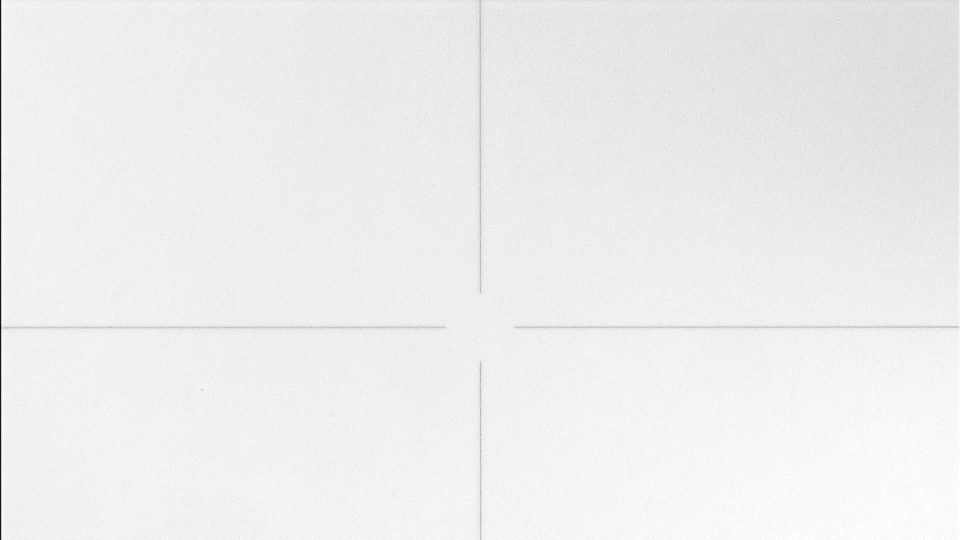
#> input picture opencv_frame_4_6.png, 1920 x 1080 px (shown at 1/2 size)
$ python erode_demo.py
#> lines starting #> are read from the running program, lines starting #| are printed output that depends on the picture; after the words box and inside, x2 and y2 are one past the last pixel; in counts of white or black regions, pixels touching at a corner belong together
import cv2.cv2 as cv
import numpy as np
import math
from skimage import morphology, draw
import matplotlib.pyplot as plt


def read_img_from_path(img_path):
#> called with img_path = 'opencv_frame_4_6.png'
    original = cv.imread(img_path, 0)
#> original is the input picture: shape (1080, 1920); min 0, max 255, mean 237.6
    img = original[0:1080, 3:1919]
    frame = cv.medianBlur(img, 3)
    frame = cv.GaussianBlur(frame, (3, 3), 0)
    frame = cv.bitwise_not(src=frame)
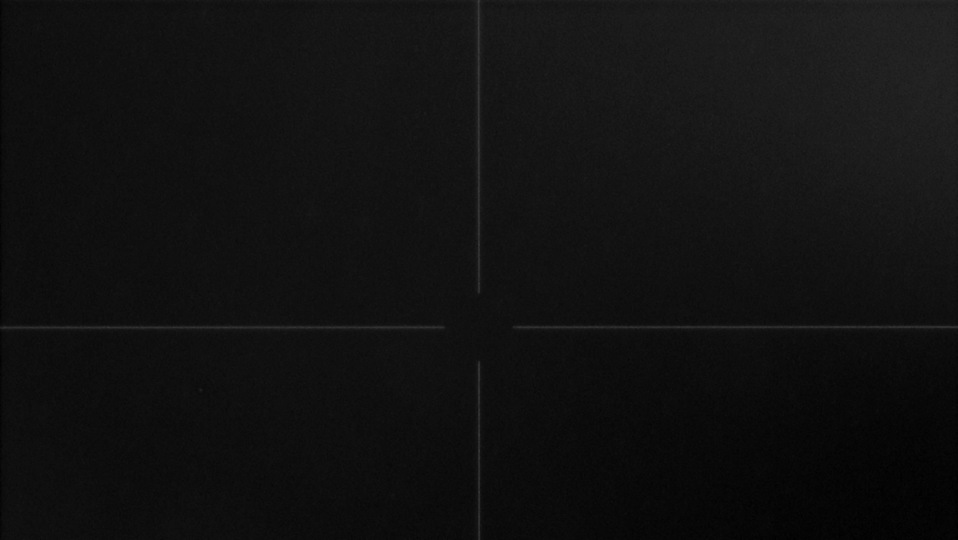
#> frame: shape (1080, 1916) (shown at 1/2 size); min 0, max 65, mean 17.1
    return frame


# retval, threshold_img = cv.threshold(frame, 45, 255, cv.THRESH_BINARY+cv.THRESH_OTSU)


def stretch_gray(frame, index=2):
#> called with index = 2
    e_img = np.zeros((frame.shape[0], frame.shape[1], 1), dtype=np.uint16)
    for i in range(e_img.shape[0]):
        for j in range(e_img.shape[1]):
            e_img[i, j] = math.pow(frame[i, j], index)
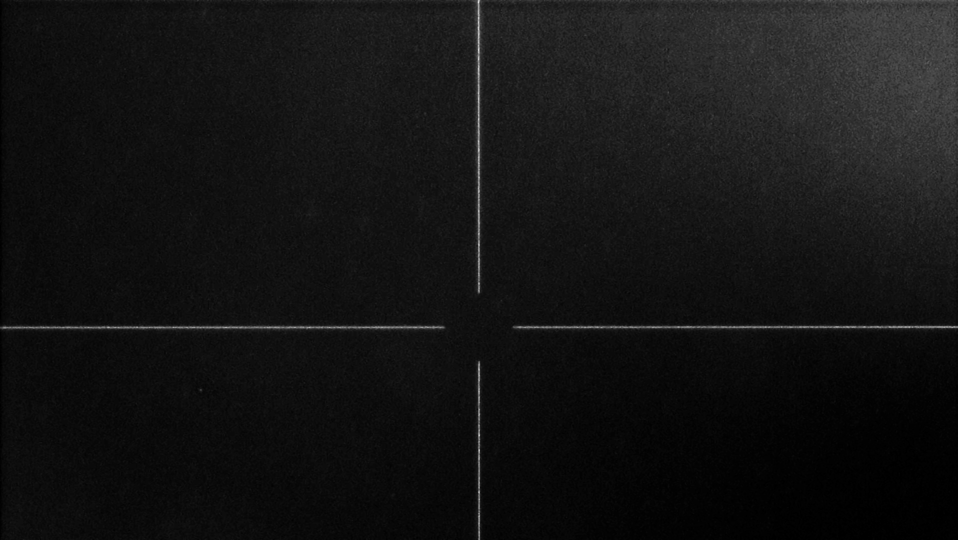
#> e_img: shape (1080, 1916, 1) uint16 (shown at 1/2 size); min 0, max 4225, mean 330.2; drawn with min black and max white
    cv.normalize(e_img, e_img, 0, 255, cv.NORM_MINMAX)
    gamma_img1 = cv.convertScaleAbs(e_img)
    # plt.hist(gamma_img1.ravel(), 256, [0, 256])
    # plt.title("Gray Value Hist1")
    # plt.show()
    return gamma_img1


# retval, threshold_img = cv.threshold(gamma_img1, 35, 255, cv.THRESH_BINARY)


def edge_by_dilated(threshold_frame):
    kernel = cv.getStructuringElement(cv.MORPH_RECT, (3, 3))
    # eroded = cv.erode(threshold_img, kernel)
    dilated = cv.dilate(threshold_frame, kernel)

    # res = cv.subtract(threshold_img, eroded)
    absdiff_img = cv.absdiff(dilated, threshold_frame)
    return absdiff_img


def find_mid_line(threshold_image, p0, p1, p2, p3):
    threshold_image[threshold_image == 255] = 1
    skeleton0 = morphology.skeletonize(threshold_image)
    skeleton = skeleton0.astype(np.uint8) * 255
    h1 = []
    h2 = []
    sum1 = 0
    sum2 = 0
    # h = skeleton.shape[0]
    # w = skeleton.shape[1]
    for i in range(p0, p1):
        for j in range(p2, p3):
            sum1 = sum1 + skeleton[j, i]
        h1.append(sum1)
        sum1 = 0
    # [5 lines of commented-out code are left out]
    for i in range(p2, p3):
        for j in range(p0, p1):
            sum2 = sum2 + skeleton[i, j]
        h2.append(sum2)
        sum2 = 0
    # [5 lines of commented-out code are left out]
    i1 = h1.index(max(h1)) + 300
    i2 = h2.index(max(h2)) + 40
    return i1, i2


# retval, threshold_img = cv.threshold(absdiff_img, 45, 255, cv.THRESH_BINARY)
# retval, threshold_img = cv.threshold(res, 40, 255, cv.THRESH_BINARY)
def find_end_point(t_img, h_point, v_point, height, width):
    record1 = []
    record2 = []
    for k in [-1, 0, 1]:
        for i in range(1, height-1):
            counter = 0
            if t_img[i - 1, h_point+k - 1] > 0:
                counter = counter + 1
            if t_img[i - 1, h_point+k] > 0:
                counter = counter + 1
            if t_img[i - 1, h_point+k + 1] > 0:
                counter = counter + 1
            if t_img[i, h_point+k - 1] > 0:
                counter = counter + 1
            # if t_img[i, h_point] > 0:
            #     counter = counter + 1
            if t_img[i, h_point+k + 1] > 0:
                counter = counter + 1
            if t_img[i + 1, h_point+k - 1] > 0:
                counter = counter + 1
            if t_img[i + 1, h_point+k] > 0:
                counter = counter + 1
            if t_img[i + 1, h_point+k + 1] > 0:
                counter = counter + 1
            if 2 <= counter <= 4:
                t_img[i, h_point+k] = 255
                # print(i)
                # print(counter)
                # record1.append(i)
    for q in [-1, 0, 1]:
        for j in range(10, width - 1):
            counter = 0
            if t_img[v_point+q - 1, j - 1] > 0:
                counter = counter + 1
            if t_img[v_point+q - 1, j] > 0:
                counter = counter + 1
            if t_img[v_point+q - 1, j + 1] > 0:
                counter = counter + 1
            if t_img[v_point+q, j - 1] > 0:
                counter = counter + 1
            # if t_img[i, h_point] > 0:
            #     counter = counter + 1
            if t_img[v_point+q, j + 1] > 0:
                counter = counter + 1
            if t_img[v_point+q + 1, j - 1] > 0:
                counter = counter + 1
            if t_img[v_point+q + 1, j] > 0:
                counter = counter + 1
            if t_img[v_point+q + 1, j + 1] > 0:
                counter = counter + 1
            if 2 <= counter <= 4:
                t_img[v_point+q, j] = 255
                # [4 lines of commented-out code are left out]


if __name__ == '__main__':
    img_path_path = 'opencv_frame_4_6.png'
    frame0 = read_img_from_path(img_path_path)
    frame0 = stretch_gray(frame0, 2)
    ret, threshold_img = cv.threshold(frame0, 40, 255, cv.THRESH_BINARY)
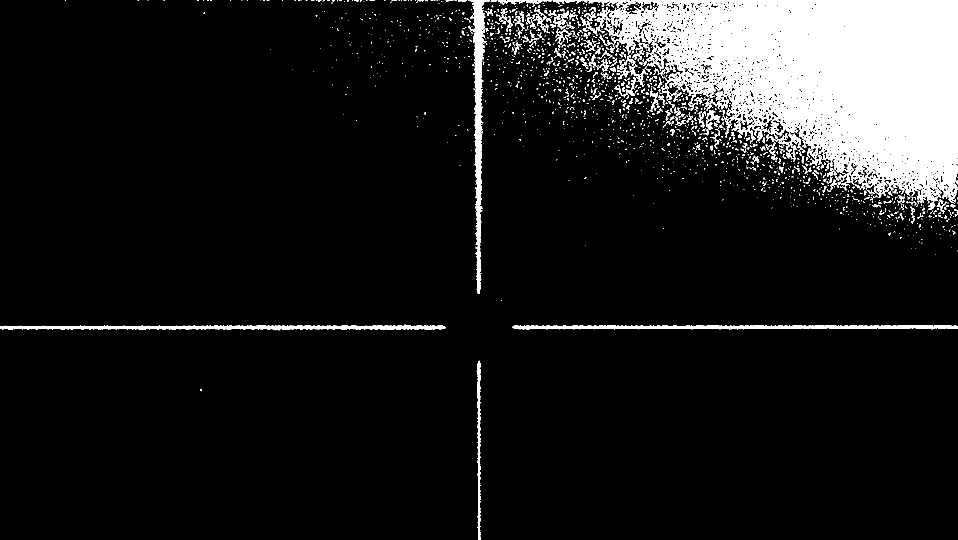
#> threshold_img: shape (1080, 1916) (shown at 1/2 size); 10.5% white; 1590 white regions (1379 under 20 px), largest, box (x1, y1, x2, y2) and area: (1105, 0, 1916, 420) 175476, (936, 0, 980, 588) 7266, (0, 649, 891, 661) 6043
    find_end_point(threshold_img, 957, 654, 1079, 1900)
#> after the loop in find_end_point, `for k in [-1, 0, 1]:`: t_img: shape (1080, 1916); 10.5% white; 1590 white regions (1379 under 20 px), largest, box (x1, y1, x2, y2) and area: (1105, 0, 1916, 420) 175476, (936, 0, 980, 591) 7272, (0, 649, 891, 661) 6043
#> after the loop in find_end_point, `for q in [-1, 0, 1]:`: t_img: shape (1080, 1916); 10.5% white; 1590 white regions (1379 under 20 px), largest, box (x1, y1, x2, y2) and area: (1105, 0, 1916, 420) 175476, (936, 0, 980, 591) 7272, (0, 649, 894, 661) 6049
    # print(end1, end2, end3, end4)
    abs_img = edge_by_dilated(threshold_img)
#> in edge_by_dilated, `dilated = cv.dilate(threshold_frame, kernel)`:
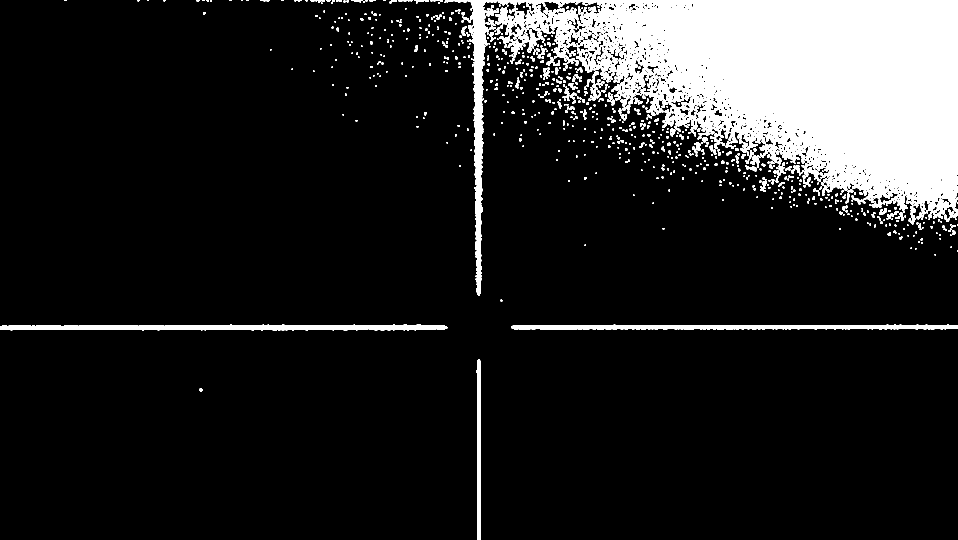
#> dilated: shape (1080, 1916) (shown at 1/2 size); 13.3% white; 848 white regions (540 under 20 px), largest, box (x1, y1, x2, y2) and area: (935, 0, 1916, 592) 236925, (0, 648, 895, 662) 8236, (1023, 649, 1916, 660) 7522
#> in edge_by_dilated, `absdiff_img = cv.absdiff(dilated, threshold_frame)`:
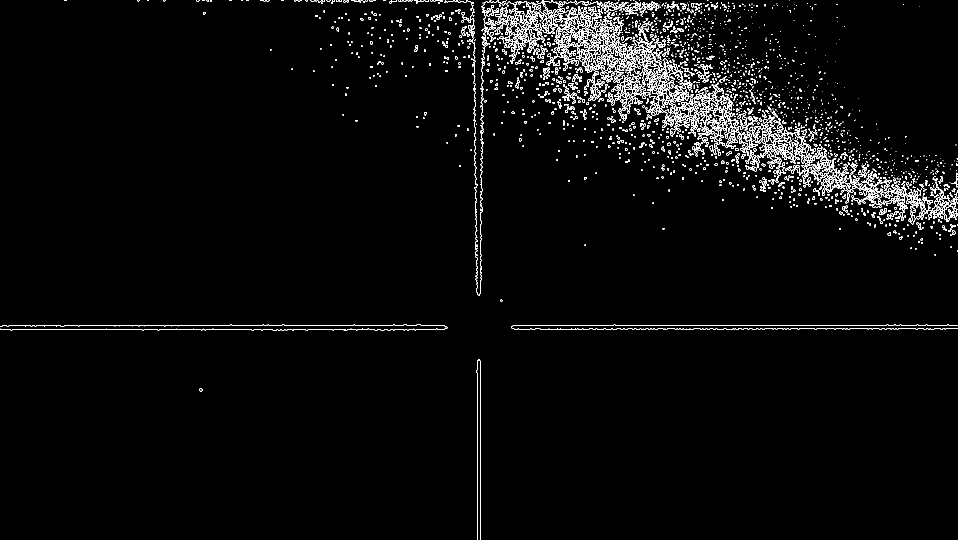
#> absdiff_img: shape (1080, 1916) (shown at 1/2 size); 2.9% white in thin lines or dots
    # [5 lines of commented-out code are left out]
    cv.waitKey(0)
    cv.destroyAllWindows()
